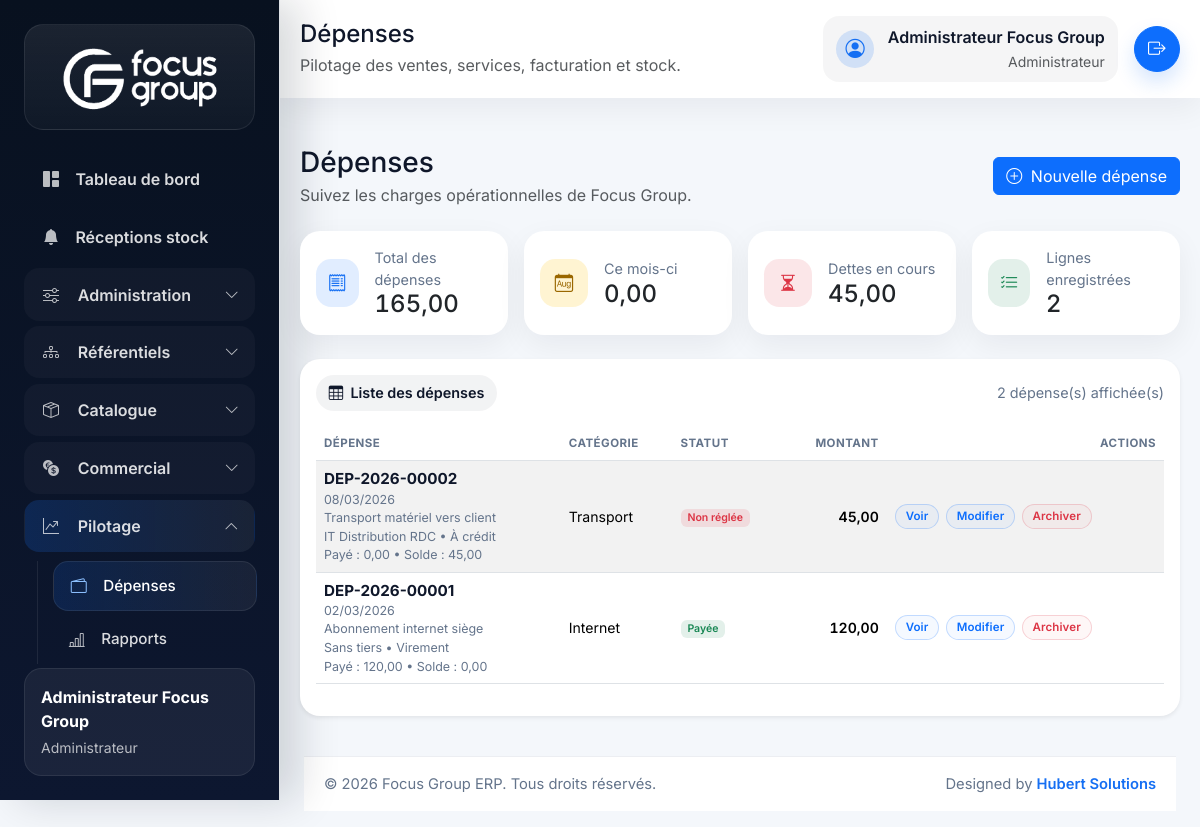
/index.php/expenses (signed in), run on the app's committed database.
### tables this page shows
CREATE TABLE expenses (
    id BIGINT UNSIGNED AUTO_INCREMENT PRIMARY KEY,
    expense_category_id BIGINT UNSIGNED NOT NULL,
    supplier_id BIGINT UNSIGNED NULL,
    expense_number VARCHAR(30) NOT NULL UNIQUE,
    expense_date DATE NOT NULL,
    description VARCHAR(255) NOT NULL,
    amount DECIMAL(18,2) NOT NULL,
    payment_method ENUM('cash', 'mobile_money', 'bank_transfer', 'card', 'cheque', 'other', 'credit') NOT NULL DEFAULT 'cash',
    payment_status ENUM('unpaid', 'partial_paid', 'paid') NOT NULL DEFAULT 'paid',
    amount_paid DECIMAL(18,2) NOT NULL DEFAULT 0,
    balance_due DECIMAL(18,2) NOT NULL DEFAULT 0,
    settled_at DATETIME NULL,
    created_by BIGINT UNSIGNED NOT NULL,
    deleted_at DATETIME NULL,
    created_at DATETIME NOT NULL DEFAULT CURRENT_TIMESTAMP,
    updated_at DATETIME NOT NULL DEFAULT CURRENT_TIMESTAMP ON UPDATE CURRENT_TIMESTAMP,
    CONSTRAINT fk_expenses_category FOREIGN KEY (expense_category_id) REFERENCES expense_categories(id),
    CONSTRAINT fk_expenses_supplier FOREIGN KEY (supplier_id) REFERENCES suppliers(id),
    CONSTRAINT fk_expenses_user FOREIGN KEY (created_by) REFERENCES users(id)
);

CREATE TABLE suppliers (
    id BIGINT UNSIGNED AUTO_INCREMENT PRIMARY KEY,
    supplier_code VARCHAR(30) NOT NULL UNIQUE,
    company_name VARCHAR(150) NOT NULL,
    contact_name VARCHAR(150) NULL,
    phone VARCHAR(30) NULL,
    email VARCHAR(150) NULL,
    address TEXT NULL,
    city VARCHAR(100) NULL,
    notes TEXT NULL,
    is_active TINYINT(1) NOT NULL DEFAULT 1,
    deleted_at DATETIME NULL,
    created_at DATETIME NOT NULL DEFAULT CURRENT_TIMESTAMP,
    updated_at DATETIME NOT NULL DEFAULT CURRENT_TIMESTAMP ON UPDATE CURRENT_TIMESTAMP
);

CREATE TABLE expense_categories (
    id BIGINT UNSIGNED AUTO_INCREMENT PRIMARY KEY,
    name VARCHAR(120) NOT NULL UNIQUE,
    description VARCHAR(255) NULL,
    created_at DATETIME NOT NULL DEFAULT CURRENT_TIMESTAMP
);

### app/Views/expenses/index.php (the view, shortened to what the rows shown need)
<div class="page-hero">
    <div>
        <h1 class="h3 mb-1">Dépenses</h1>
    </div>
</div>
<div class="card border-0 shadow-sm">
    <div class="card-body">
        <div class="table-responsive">
            <table class="table table-hover table-striped align-middle">
                <thead>
                    <tr>
                        <th>Dépense</th>
                        <th data-mobile-hidden="true">Catégorie</th>
                        <th data-mobile-hidden="true">Statut</th>
                        <th class="text-end">Montant</th>
                        <th class="text-end">Actions</th>
                    </tr>
                </thead>
                <tbody>
                    <?php if ($expenses === []): ?>
                        <tr>
                            <td colspan="5" class="p-0">
                                <div class="empty-state">
                                    <i class="bi bi-wallet2"></i>
                                    <div class="fw-semibold mb-1">Aucune dépense enregistrée</div>
                                    <p class="mb-3">Commencez par créer une première dépense pour alimenter vos rapports.</p>
                                    <a href="<?= e(url('/expenses/create')) ?>" class="btn btn-primary btn-sm">Créer une dépense</a>
                                </div>
                            </td>
                        </tr>
                    <?php else: ?>
                        <?php foreach ($expenses as $expense): ?>
                            <tr>
                                <td>
                                    <div class="table-cell-stack">
                                        <div class="table-cell-main"><?= e($expense['expense_number']) ?></div>
                                        <div class="table-cell-meta"><?= e(date('d/m/Y', strtotime($expense['expense_date']))) ?></div>
                                        <div class="table-cell-meta"><?= e($expense['description']) ?></div>
                                        <div class="table-cell-meta"><?= e($expense['supplier_name'] ?? 'Sans tiers') ?> • <?= e(payment_method_label($expense['payment_method'])) ?></div>
                                        <div class="table-cell-meta">Payé : <?= e(number_format((float) ($expense['amount_paid'] ?? 0), 2, ',', ' ')) ?> • Solde : <?= e(number_format((float) ($expense['balance_due'] ?? 0), 2, ',', ' ')) ?></div>
                                    </div>
                                </td>
                                <td><?= e($expense['category_name']) ?></td>
                                <td><span class="badge <?= e(status_badge_class($expense['payment_status'] ?? 'paid')) ?>"><?= e(status_label($expense['payment_status'] ?? 'paid')) ?></span></td>
                                <td class="text-end fw-semibold text-amount"><?= e(number_format((float) $expense['amount'], 2, ',', ' ')) ?></td>
                                <td>
                                    <div class="table-actions">
                                        <a href="<?= e(url('/expenses/show?id=' . (int) $expense['id'])) ?>" class="btn btn-sm btn-outline-primary table-action-btn">Voir</a>
                                        <a href="<?= e(url('/expenses/edit?id=' . (int) $expense['id'])) ?>" class="btn btn-sm btn-outline-primary table-action-btn">Modifier</a>
                                        <?php if (user_is_admin()): ?>
                                            <form action="<?= e(url('/expenses/delete')) ?>" method="POST" onsubmit="return confirm('Archiver cette dépense ?');">
                                                <button type="submit" class="btn btn-sm btn-outline-danger table-action-btn">Archiver</button>
                                            </form>
                                        <?php endif; ?>
                                    </div>
                                </td>
                            </tr>
                        <?php endforeach; ?>
                    <?php endif; ?>
                </tbody>
            </table>
        </div>
    </div>
</div>

### data on the page
expenses: expense_number "DEP-2026-00002", expense_date "08/03/2026", description "Transport matériel vers client", supplier.company_name "IT Distribution RDC", payment_method "À crédit", amount_paid "0,00", balance_due "45,00", expense_category.name "Transport", payment_status "Non réglée", amount "45,00"
expenses: expense_number "DEP-2026-00001", expense_date "02/03/2026", description "Abonnement internet siège", supplier_name "Sans tiers", payment_method "Virement", amount_paid "120,00", balance_due "0,00", expense_category.name "Internet", payment_status "Payée", amount "120,00"

### other printed values
$currentUser['full_name'] "Administrateur Focus Group"
$currentUser['role_name'] "Administrateur"
$pageTitle "Dépenses"
app_scope_description() "Pilotage des ventes, services, facturation et stock."
$totalExpenses "165,00"
$monthlyExpenses "0,00"
$outstandingExpenses "45,00"
$expenseCount "2"
config('app.name') "Focus Group ERP"
